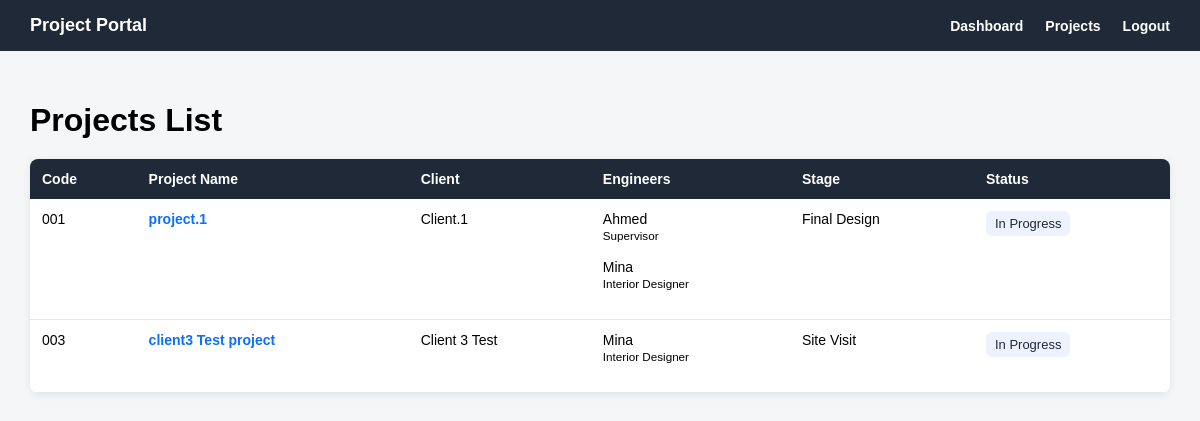
Before: /projects/ (signed in) with the older database file.
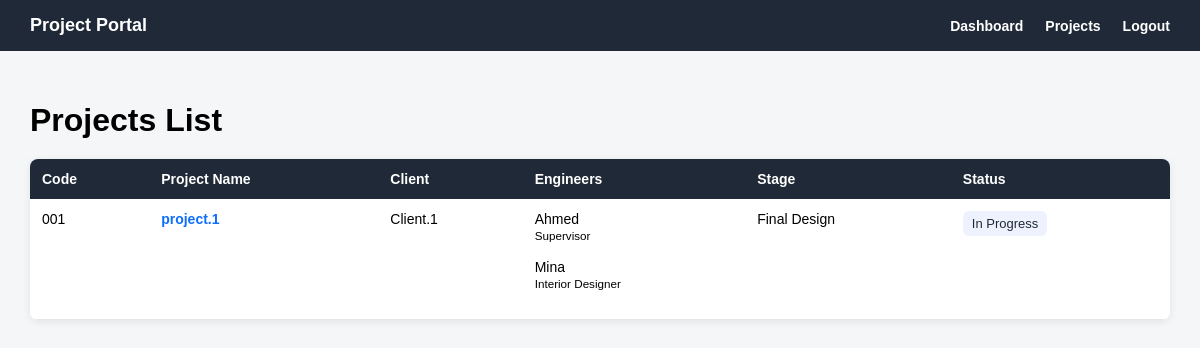
After: the same page with the newer database file.
### projects/models.py (models this page shows, shortened)
class Project(models.Model):
    class Status(models.TextChoices):
        NEW = 'NEW', 'New'
        IN_PROGRESS = 'IN_PROGRESS', 'In Progress'
        WAITING_CLIENT = 'WAITING_CLIENT', 'Waiting Client'
        COMPLETED = 'COMPLETED', 'Completed'
        CANCELLED = 'CANCELLED', 'Cancelled'
    class Stage(models.TextChoices):
        PROJECT_REGISTERED = 'PROJECT_REGISTERED', 'Project Registered'
        REQUIREMENTS_COLLECTED = 'REQUIREMENTS_COLLECTED', 'Requirements Collected'
        SITE_VISIT = 'SITE_VISIT', 'Site Visit'
        CONCEPT_DESIGN = 'CONCEPT_DESIGN', 'Concept Design'
        CLIENT_REVIEW = 'CLIENT_REVIEW', 'Client Review'
        REVISIONS = 'REVISIONS', 'Revisions'
        FINAL_DESIGN = 'FINAL_DESIGN', 'Final Design'
        DRAWINGS_PREPARATION = 'DRAWINGS_PREPARATION', 'Drawings Preparation'
        MUNICIPALITY_SUBMISSION = 'MUNICIPALITY_SUBMISSION', 'Municipality Submission'
        APPROVAL_STAGE = 'APPROVAL_STAGE', 'Approval Stage'
        SUPERVISION_EXECUTION = 'SUPERVISION_EXECUTION', 'Supervision / Execution'
        COMPLETED = 'COMPLETED', 'Completed'
    project_name = models.CharField(max_length=200)
    project_code = models.CharField(max_length=50, unique=True)
    client = models.ForeignKey(
        Client,
        on_delete=models.CASCADE,
        related_name='projects'
    )
    assigned_engineers = models.ManyToManyField(
        Engineer,
        blank=True,
        related_name='projects'
    )
    project_type = models.CharField(max_length=100, blank=True, null=True)
    location = models.CharField(max_length=200, blank=True, null=True)
    start_date = models.DateField(blank=True, null=True)
    expected_end_date = models.DateField(blank=True, null=True)
    current_stage = models.CharField(
        max_length=50,
        choices=Stage.choices,
        default=Stage.PROJECT_REGISTERED
    )
    status = models.CharField(
        max_length=30,
        choices=Status.choices,
        default=Status.NEW
    )
    description = models.TextField(blank=True, null=True)
    created_at = models.DateTimeField(auto_now_add=True)

### clients/models.py (models this page shows)
class Client(models.Model):
    user = models.OneToOneField(
        settings.AUTH_USER_MODEL,
        on_delete=models.CASCADE,
        related_name='client_profile',
        blank=True,
        null=True
    )
    client_name = models.CharField(max_length=150)
    company_name = models.CharField(max_length=150, blank=True, null=True)
    phone = models.CharField(max_length=30)
    email = models.EmailField(blank=True, null=True)
    address = models.TextField(blank=True, null=True)
    is_active = models.BooleanField(default=True)
    created_at = models.DateTimeField(auto_now_add=True)
    def __str__(self):
        return self.client_name

### engineers/models.py (models this page shows, shortened)
class Engineer(models.Model):
    class Department(models.TextChoices):
        INTERIOR_DESIGNER = 'INTERIOR_DESIGNER', 'Interior Designer'
        MECHANICAL_ENGINEER = 'MECHANICAL_ENGINEER', 'Mechanical Engineer'
        ELECTRICAL_ENGINEER = 'ELECTRICAL_ENGINEER', 'Electrical Engineer'
        SUPERVISOR = 'SUPERVISOR', 'Supervisor'
        ARCHITECT = 'ARCHITECT', 'Architect'
    user = models.OneToOneField(
        settings.AUTH_USER_MODEL,
        on_delete=models.CASCADE,
        related_name='engineer_profile'
    )
    engineer_name = models.CharField(max_length=150)
    department = models.CharField(
        max_length=50,
        choices=Department.choices,
        blank=True,
        null=True
    )
    phone = models.CharField(max_length=30, blank=True, null=True)
    email = models.EmailField(blank=True, null=True)
    specialization = models.CharField(max_length=150, blank=True, null=True)
    is_active = models.BooleanField(default=True)
    created_at = models.DateTimeField(auto_now_add=True)

### projects/views.py (the view)
# urls.py: path('', project_list_view, name='project_list'),
@login_required
def project_list_view(request):
    if request.user.role == 'ADMIN':
        projects = Project.objects.all()
    elif request.user.role == 'ENGINEER':
        projects = Project.objects.filter(
            assigned_engineers__user=request.user
        )
    elif request.user.role == 'CLIENT':
        projects = Project.objects.filter(
            client__user=request.user
        )
    else:
        projects = Project.objects.none()
    status_filter = request.GET.get('status')
    if status_filter:
        projects = projects.filter(status=status_filter)
    return render(request, 'projects/project_list.html', {
        'projects': projects,
        'status_filter': status_filter,
    })

### templates/projects/project_list.html (shortened to what this page needs)
{% extends 'base.html' %}
{% block content %}
<div class="page-header">
    <h1>Projects List</h1>
</div>
{% if projects %}
    <table class="projects-table">
        <tr>
            <th>Code</th>
            <th>Project Name</th>
            <th>Client</th>
            <th>Engineers</th>
            <th>Stage</th>
            <th>Status</th>
        </tr>
        {% for project in projects %}
            <tr>
                <td>{{ project.project_code }}</td>
                <td>
                    <a href="{% url 'projects:project_detail' project.pk %}">
                        {{ project.project_name }}
                    </a>
                </td>
                <td>{{ project.client }}</td>
                <td>
                    {% for engineer in project.assigned_engineers.all %}
                        {{ engineer.engineer_name }}
                        {% if engineer.department %}
                            <br>
                            <small>{{ engineer.get_department_display }}</small>
                        {% endif %}
                        <br><br>
                    {% empty %}
                        No engineers assigned
                    {% endfor %}
                </td>
                <td>{{ project.get_current_stage_display }}</td>
                <td>
                    <span class="status-badge">
                        {{ project.get_status_display }}
                    </span>
                </td>
            </tr>
        {% endfor %}
    </table>
{% else %}
    <div class="empty-message">
        <p>No projects found.</p>
    </div>
{% endif %}
{% endblock %}

### templates/base.html (shortened to what this page needs)
<!DOCTYPE html>
<html>
<head>
</head>
<body>
    <div class="navbar">
        <div class="brand">
            Project Portal
        </div>
        <div class="nav-links">
            {% if request.user.is_authenticated %}
                <a href="{% url 'accounts:dashboard' %}">Dashboard</a>
                <a href="{% url 'projects:project_list' %}">Projects</a>
                <form class="logout-form" method="post" action="{% url 'accounts:logout' %}">
                    <button class="logout-button" type="submit">Logout</button>
                </form>
            {% endif %}
        </div>
    </div>
    <div class="content">
        {% block content %}
        {% endblock %}
    </div>
</body>
</html>

### templates/base.html (style rules this page uses)
body { margin: 0; font-family: Arial, sans-serif; background: #f4f6f8; }
.navbar { background: #1f2937; color: white; padding: 15px 30px; display: flex; justify-content: space-between; align-items: center; }
.brand { font-size: 18px; font-weight: bold; }
.nav-links { display: flex; align-items: center; gap: 22px; }
.nav-links a { color: white; text-decoration: none; font-weight: bold; font-size: 14px; }
.content { padding: 30px; }
.logout-form { display: inline; margin: 0; }
.logout-button { background: none; border: none; color: white; font-weight: bold; cursor: pointer; font-size: 14px; padding: 0; }

### templates/projects/project_list.html (style rules this page uses)
.page-header { margin-bottom: 20px; }
.page-header h1 { margin-bottom: 5px; }
.projects-table { width: 100%; border-collapse: collapse; background: white; border-radius: 8px; overflow: hidden; box-shadow: 0 2px 8px rgba(0, 0, 0, 0.08); }
.projects-table th { background: #1f2937; color: white; text-align: left; padding: 12px; font-size: 14px; }
.projects-table td { padding: 12px; border-bottom: 1px solid #e5e7eb; vertical-align: top; font-size: 14px; }
.projects-table a { color: #0d6efd; font-weight: bold; text-decoration: none; }
.status-badge { display: inline-block; padding: 5px 9px; border-radius: 6px; background: #eef2ff; color: #1f2937; font-size: 13px; }

Changed rows visible on the page:
removed Project: project_code "003", project_name "client3 Test project", client "Client 3 Test", current_stage "Site Visit", status "In Progress", Engineer (engineer_name "Mina", department "Interior Designer")
